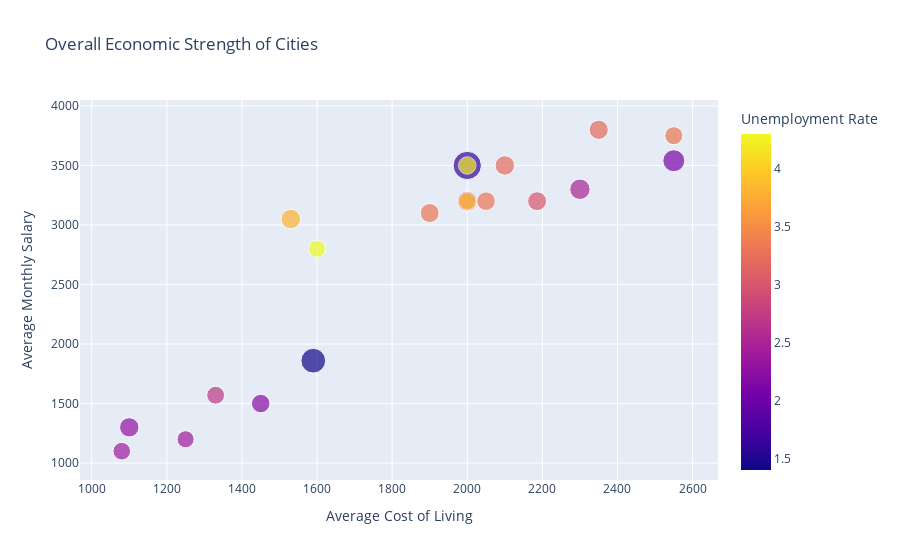
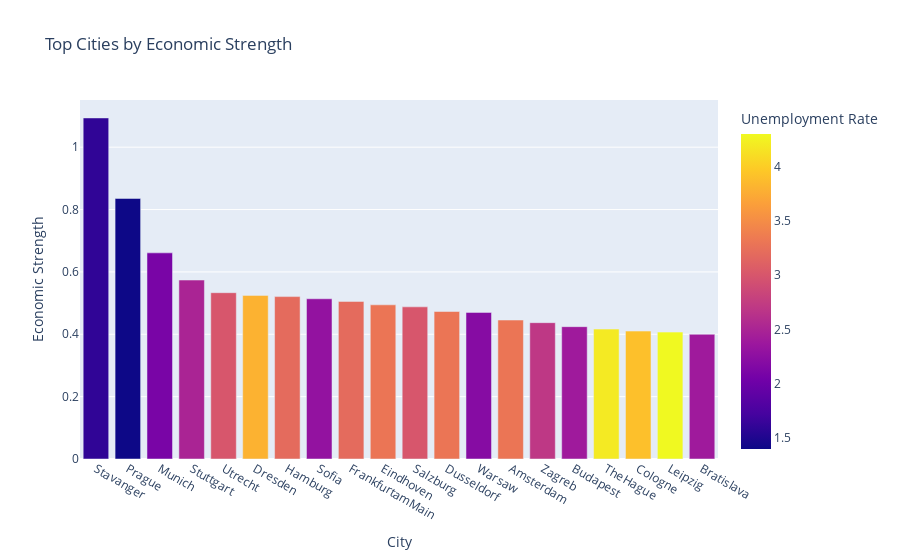

The code cell stored with these charts, in order, in its notebook:
### Markdown cell above
##  INSIGHT 1> FINDING THE BEST CITY BASED ON ECONOMIC STRENGTH.

### Code cell
df['Economic_Strength'] = (
    df['Average Monthly Salary'] / df['Average Cost of Living']
) / df['Unemployment Rate']

econ = df[['City', 'Country', 
                 'Average Monthly Salary', 
                 'Average Cost of Living', 
                 'Unemployment Rate',
                 'Affordability',
                 'Economic_Strength']]

econ_sorted = econ.sort_values('Economic_Strength', ascending=False)
fig = px.scatter(
    econ_sorted.head(20),
    x='Average Cost of Living',          
    y='Average Monthly Salary',          
    size='Economic_Strength',            
    color='Unemployment Rate',           
    hover_name='City',
    title='Overall Economic Strength of Cities'
)

fig.show()

fig = px.bar(
    econ_sorted.head(20),                
    x='City',
    y='Economic_Strength',
    color='Unemployment Rate',
    title='Top Cities by Economic Strength',
    labels={'City': 'City', 'Economic_Strength': 'Economic Strength'},
    
)

fig.show()

### Figure 1 — Plotly figure (JSON) as saved in the notebook; plotly's stock layout.template omitted (floating-point values rounded to 4 significant figures)
{"data": [{"hovertemplate": "<b>%{hovertext}</b><br><br>Average Cost of Living=%{x}<br>Average Monthly Salary=%{y}<br>Economic_Strength=%{marker.size}<br>Unemployment Rate=%{marker.color}<extra></extra>", "hovertext": ["Stavanger", "Prague", "Munich", "Stuttgart", "Utrecht", "Dresden", "Hamburg", "Sofia", "FrankfurtamMain", "Eindhoven", "Salzburg", "Dusseldorf", "Warsaw", "Amsterdam", "Zagreb", "Budapest", "TheHague", "Cologne", "Leipzig", "Bratislava"], "legendgroup": "", "marker": {"color": [1.6, 1.4, 2.1, 2.5, 3.0, 3.8, 3.2, 2.3, 3.2, 3.3, 3.0, 3.3, 2.2, 3.3, 2.7, 2.4, 4.2, 3.9, 4.3, 2.4], "coloraxis": "coloraxis", "size": [1.094, 0.8356, 0.6611, 0.5739, 0.5333, 0.5246, 0.5208, 0.5138, 0.5053, 0.4944, 0.488, 0.473, 0.4702, 0.4456, 0.4372, 0.4244, 0.4167, 0.4103, 0.407, 0.4], "sizemode": "area", "sizeref": 0.002734, "symbol": "circle"}, "mode": "markers", "name": "", "orientation": "v", "showlegend": false, "type": "scatter", "x": [2000, 1590, 2550, 2300, 2000, 1530, 2100, 1100, 2350, 1900, 2186, 2050, 1450, 2550, 1330, 1080, 2000, 2000, 1600, 1250], "xaxis": "x", "y": [3500, 1860, 3540, 3300, 3200, 3050, 3500, 1300, 3800, 3100, 3200, 3200, 1500, 3750, 1570, 1100, 3500, 3200, 2800, 1200], "yaxis": "y"}], "layout": {"coloraxis": {"colorbar": {"title": {"text": "Unemployment Rate"}}, "colorscale": [[0, "#0d0887"], [0.1111, "#46039f"], [0.2222, "#7201a8"], [0.3333, "#9c179e"], [0.4444, "#bd3786"], [0.5556, "#d8576b"], [0.6667, "#ed7953"], [0.7778, "#fb9f3a"], [0.8889, "#fdca26"], [1, "#f0f921"]]}, "legend": {"itemsizing": "constant", "tracegroupgap": 0}, "title": {"text": "Overall Economic Strength of Cities"}, "xaxis": {"anchor": "y", "domain": [0, 1], "title": {"text": "Average Cost of Living"}}, "yaxis": {"anchor": "x", "domain": [0, 1], "title": {"text": "Average Monthly Salary"}}}}

### Figure 2 — Plotly figure (JSON) as saved in the notebook; plotly's stock layout.template omitted (floating-point values rounded to 4 significant figures)
{"data": [{"hovertemplate": "City=%{x}<br>Economic Strength=%{y}<br>Unemployment Rate=%{marker.color}<extra></extra>", "legendgroup": "", "marker": {"color": [1.6, 1.4, 2.1, 2.5, 3.0, 3.8, 3.2, 2.3, 3.2, 3.3, 3.0, 3.3, 2.2, 3.3, 2.7, 2.4, 4.2, 3.9, 4.3, 2.4], "coloraxis": "coloraxis", "pattern": {"shape": ""}}, "name": "", "orientation": "v", "showlegend": false, "textposition": "auto", "type": "bar", "x": ["Stavanger", "Prague", "Munich", "Stuttgart", "Utrecht", "Dresden", "Hamburg", "Sofia", "FrankfurtamMain", "Eindhoven", "Salzburg", "Dusseldorf", "Warsaw", "Amsterdam", "Zagreb", "Budapest", "TheHague", "Cologne", "Leipzig", "Bratislava"], "xaxis": "x", "y": [1.094, 0.8356, 0.6611, 0.5739, 0.5333, 0.5246, 0.5208, 0.5138, 0.5053, 0.4944, 0.488, 0.473, 0.4702, 0.4456, 0.4372, 0.4244, 0.4167, 0.4103, 0.407, 0.4], "yaxis": "y"}], "layout": {"barmode": "relative", "coloraxis": {"colorbar": {"title": {"text": "Unemployment Rate"}}, "colorscale": [[0, "#0d0887"], [0.1111, "#46039f"], [0.2222, "#7201a8"], [0.3333, "#9c179e"], [0.4444, "#bd3786"], [0.5556, "#d8576b"], [0.6667, "#ed7953"], [0.7778, "#fb9f3a"], [0.8889, "#fdca26"], [1, "#f0f921"]]}, "legend": {"tracegroupgap": 0}, "title": {"text": "Top Cities by Economic Strength"}, "xaxis": {"anchor": "y", "domain": [0, 1], "title": {"text": "City"}}, "yaxis": {"anchor": "x", "domain": [0, 1], "title": {"text": "Economic Strength"}}}}
